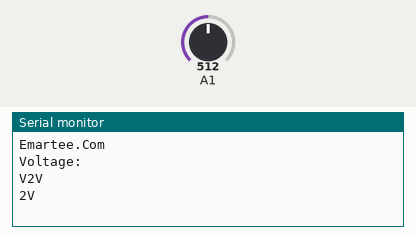
This sketch was run on a simulated Arduino Uno, built with avr-gcc and run on an emulated ATmega328P. Parts: the last lines printed to the serial monitor. The test bench sets the inputs (shaded band); at power-on: A1 = 512.

Above: at 1.8 s.
1.9 s: A1 set to 716
At 2.8 s:
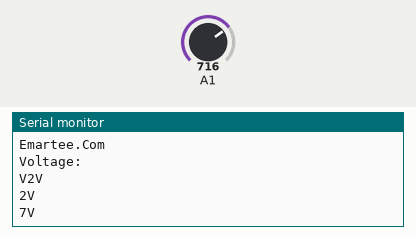
3.4 s: A1 set to 900
At 4.4 s:
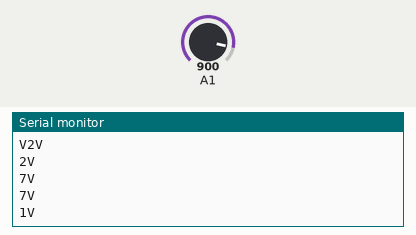
Timing chart, 0 to 6.4 s (numbered marks = the images above; inputs shaded):
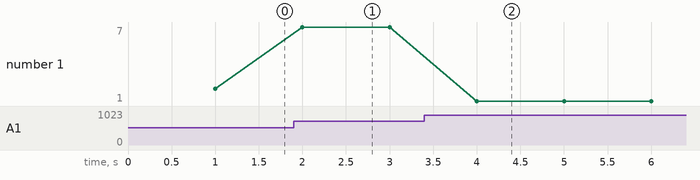

The sketch:

voltageReader.ino
```cpp
#include <Wire.h>

int val11;
int val2;

void setup()
{
  //pinMode(LED1,OUTPUT);
  Serial.begin(9600);
  Serial.println("Emartee.Com");
  Serial.println("Voltage: ");
  Serial.print("V");
}
void loop()
{
  float temp;
  val11=analogRead(1);
  temp=val11/4.092;
  val11=(int)temp;//
  val2=((val11%100)/10);
  Serial.print(val2);
  Serial.println("V");
  delay(1000);
}
```

Measured:
- after the input at 1.9 s, the serial monitor: prints a new line after 0.10 s (image 1)
- after the input at 3.4 s, the serial monitor: prints a new line after 0.60 s (image 2)
- plotted number 1: 2 → 7 after the input at 1.9 s, 7 → 1 after the input at 3.4 s
